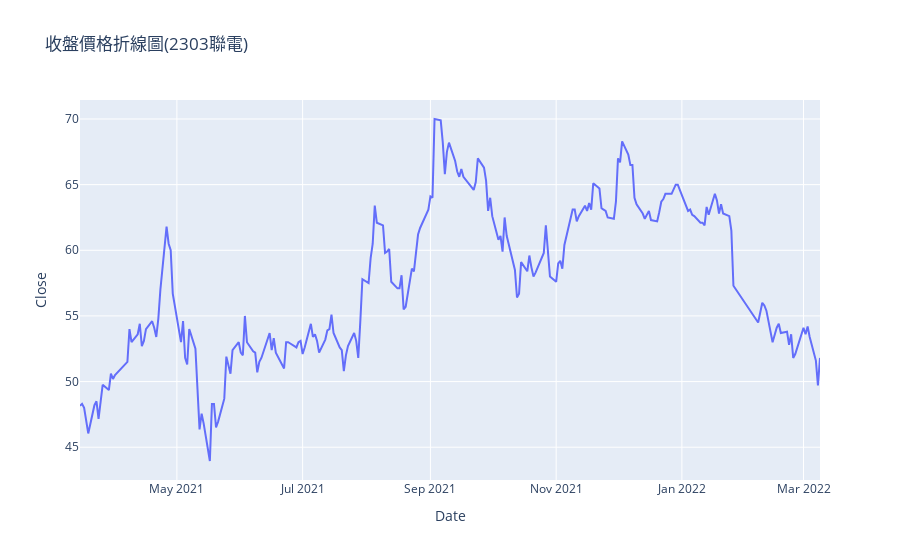

The notebook cell this image was saved under:
### Code cell
import plotly.express as px
figure = px.line(data, x = data.index,
                y = "Close",
                title = "收盤價格折線圖(2303聯電)")
figure.show()

### Figure 1 — Plotly figure (JSON) as saved in the notebook; plotly's stock layout.template omitted (floating-point values rounded to 4 significant figures; data arrays with more than 128 entries replaced by an {"elided": "..."} marker saying what was removed)
{"data": [{"hovertemplate": "Date=%{x}<br>Close=%{y}<extra></extra>", "legendgroup": "", "line": {"color": "#636efa", "dash": "solid"}, "marker": {"symbol": "circle"}, "mode": "lines", "name": "", "orientation": "v", "showlegend": false, "type": "scatter", "x": {"elided": "241 str values"}, "xaxis": "x", "y": {"elided": "241 float values"}, "yaxis": "y"}], "layout": {"legend": {"tracegroupgap": 0}, "title": {"text": "收盤價格折線圖(2303聯電)"}, "xaxis": {"anchor": "y", "domain": [0, 1], "title": {"text": "Date"}}, "yaxis": {"anchor": "x", "domain": [0, 1], "title": {"text": "Close"}}}}
